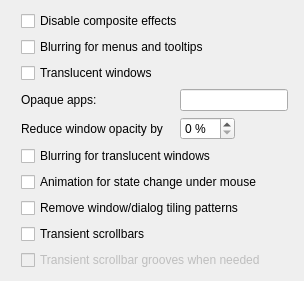
             <widget class="QWidget" name="tab_2">
              <attribute name="title">
               <string>Compositing &amp;&amp; General Look</string>
              </attribute>
              <layout class="QGridLayout" name="gridLayout_9">
               <item row="0" column="1" colspan="3">
                <widget class="QCheckBox" name="checkBoxNoComposite">
                 <property name="toolTip">
                  <string>If checked, menus, tooltips and windows
will not have translucency or shadow.

If this is disabled, see:
Miscellaneous → Respect current DE if possible</string>
                 </property>
                 <property name="whatsThis">
                  <string>&lt;html&gt;&lt;head/&gt;&lt;body&gt;&lt;p&gt;If checked, menus, tooltips and windows will not have translucency or shadow.&lt;/p&gt;&lt;p&gt;When unchecked, translucency and shadow will be available if there are appropriate elements in the theme's SVG file.&lt;/p&gt;&lt;p&gt;If this is disabled, see Miscellaneous → Respect current DE if possible.&lt;/p&gt;&lt;/body&gt;&lt;/html&gt;</string>
                 </property>
                 <property name="text">
                  <string>Disable composite effects</string>
                 </property>
                </widget>
               </item>
               <item row="1" column="1" colspan="3">
                <widget class="QCheckBox" name="checkBoxBlurPopup">
                 <property name="toolTip">
                  <string>Needs KDE blur effect, a graphic card that supports it,
and translucent menu/tooltip SVG elements.

Automatically checked if window blurring is enabled.</string>
                 </property>
                 <property name="text">
                  <string>Blurring for menus and tooltips</string>
                 </property>
                </widget>
               </item>
               <item row="2" column="1" colspan="3">
                <widget class="QCheckBox" name="checkBoxTrans">
                 <property name="toolTip">
                  <string>Has effect only when there is a translucent SVG background
for windows or the window opacity is reduced (see below).</string>
                 </property>
                 <property name="text">
                  <string>Translucent windows</string>
                 </property>
                </widget>
               </item>
               <item row="3" column="1">
                <widget class="QLabel" name="opaqueLabel">
                 <property name="toolTip">
                  <string>A comma-separated list of executables,
whose windows should not be translucent.

(Some apps, like video players, may have
problems with translucency!)</string>
                 </property>
                 <property name="text">
                  <string>Opaque apps:</string>
                 </property>
                </widget>
               </item>
               <item row="3" column="2">
                <spacer name="horizontalSpacerOpaque">
                 <property name="orientation">
                  <enum>Qt::Horizontal</enum>
                 </property>
                 <property name="sizeType">
                  <enum>QSizePolicy::Minimum</enum>
                 </property>
                 <property name="sizeHint" stdset="0">
                  <size>
                   <width>5</width>
                   <height>5</height>
                  </size>
                 </property>
                </spacer>
               </item>
               <item row="3" column="3">
                <widget class="QLineEdit" name="opaqueEdit">
                 <property name="toolTip">
                  <string>A comma-separated list of executables,
whose windows should not be translucent.

(Some apps, like video players, may have
problems with translucency!)</string>
                 </property>
                </widget>
               </item>
               <item row="4" column="1" alignment="Qt::AlignRight">
                <widget class="QLabel" name="reduceOpacityLabel">
                 <property name="toolTip">
                  <string>This will reduce the window opacity
if window translucency is enabled.

A translucent SVG background is NOT
needed for this key to work.</string>
                 </property>
                 <property name="text">
                  <string>Reduce window opacity by</string>
                 </property>
                </widget>
               </item>
               <item row="4" column="2">
                <spacer name="horizontalSpacerWinOpacity">
                 <property name="orientation">
                  <enum>Qt::Horizontal</enum>
                 </property>
                 <property name="sizeType">
                  <enum>QSizePolicy::Minimum</enum>
                 </property>
                 <property name="sizeHint" stdset="0">
                  <size>
                   <width>5</width>
                   <height>5</height>
                  </size>
                 </property>
                </spacer>
               </item>
               <item row="4" column="3" alignment="Qt::AlignLeft">
                <widget class="QSpinBox" name="spinReduceOpacity">
                 <property name="toolTip">
                  <string>This will reduce the window opacity
if window translucency is enabled.

A translucent SVG background is NOT
needed for this key to work.</string>
                 </property>
                 <property name="suffix">
                  <string> %</string>
                 </property>
                 <property name="maximum">
                  <number>90</number>
                 </property>
                </widget>
               </item>
               <item row="5" column="1" colspan="3">
                <widget class="QCheckBox" name="checkBoxBlurWindow">
                 <property name="toolTip">
                  <string>Needs KDE blur effect, a graphic card
that supports it, and a translucent
window SVG background in the theme.</string>
                 </property>
                 <property name="text">
                  <string>Blurring for translucent windows</string>
                 </property>
                </widget>
               </item>
               <item row="5" column="0">
                <spacer name="horizontalSpacer_5">
                 <property name="orientation">
                  <enum>Qt::Horizontal</enum>
                 </property>
                 <property name="sizeHint" stdset="0">
                  <size>
                   <width>10</width>
                   <height>5</height>
                  </size>
                 </property>
                </spacer>
               </item>
               <item row="5" column="4">
                <spacer name="horizontalSpacer_4">
                 <property name="orientation">
                  <enum>Qt::Horizontal</enum>
                 </property>
                 <property name="sizeHint" stdset="0">
                  <size>
                   <width>5</width>
                   <height>5</height>
                  </size>
                 </property>
                </spacer>
               </item>
               <item row="6" column="1" colspan="3">
                <widget class="QCheckBox" name="checkBoxAnimation">
                 <property name="toolTip">
                  <string>A 200ms fading animation when the state of
some widgets is changed, mostly by the mouse.</string>
                 </property>
                 <property name="whatsThis">
                  <string>&lt;html&gt;&lt;head/&gt;&lt;body&gt;&lt;p&gt;A 200ms fading animation when the state of some widgets is changed, mostly by the mouse.&lt;/p&gt;&lt;p&gt;The CPU usage is negligible because often only one widget is animated. The resulting visual effect depends on the active theme.&lt;/p&gt;&lt;p&gt;These widgets are supported: buttons (including radio buttons and check boxes), combo boxes, spin boxes, slider handles, line-edits and scroll views.&lt;/p&gt;&lt;/body&gt;&lt;/html&gt;</string>
                 </property>
                 <property name="text">
                  <string>Animation for state change under mouse</string>
                 </property>
                </widget>
               </item>
               <item row="7" column="1" colspan="3">
                <widget class="QCheckBox" name="checkBoxPattern">
                 <property name="toolTip">
                  <string>Check this to remove all window/dialog tiling patterns!
Uncheck it if you want those patterns back!</string>
                 </property>
                 <property name="text">
                  <string>Remove window/dialog tiling patterns</string>
                 </property>
                </widget>
               </item>
               <item row="8" column="1" colspan="3">
                <widget class="QCheckBox" name="checkBoxTransient">
                 <property name="toolTip">
                  <string>Make scrollbars transient!

Transient scrollbars appear on top of
their scroll views only when needed.
They usually take no extra space.</string>
                 </property>
                 <property name="text">
                  <string>Transient scrollbars</string>
                 </property>
                </widget>
               </item>
               <item row="9" column="1" colspan="3">
                <widget class="QCheckBox" name="checkBoxTransientGroove">
                 <property name="enabled">
                  <bool>false</bool>
                 </property>
                 <property name="toolTip">
                  <string>Should transient scrollbars have
semi-transparent grooves when needed?</string>
                 </property>
                 <property name="text">
                  <string>Transient scrollbar grooves when needed</string>
                 </property>
                </widget>
               </item>
              </layout>
             </widget>
